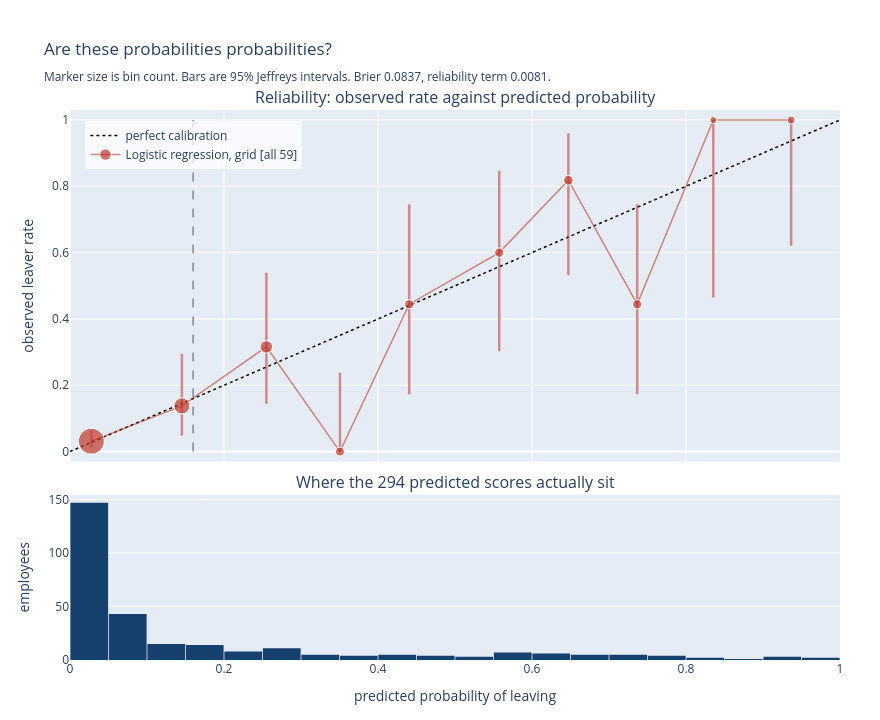

Notebook code cell kept with this figure:
### Markdown cell above
### Why a reliability diagram with the histogram beneath it

A reliability curve without the score distribution under it is close to unreadable,
because it gives equal visual weight to a bin holding 190 employees and a bin holding 3.
Stacking the histogram directly below on a shared x-axis fixes that: the reader sees the
deviation and the sample size backing it in the same eye movement.

The per-bin intervals are drawn as vertical bars. They are Jeffreys intervals, which
behave sensibly when a bin contains zero or all leavers, unlike the normal approximation
which collapses to a point there. Their width is the second lesson of this section.

### Code cell
fig = make_subplots(
    rows=2, cols=1, shared_xaxes=True, row_heights=[0.68, 0.32], vertical_spacing=0.06,
    subplot_titles=('Reliability: observed rate against predicted probability',
                    'Where the 294 predicted scores actually sit')
)
fig.add_trace(go.Scatter(
    x=[0, 1], y=[0, 1], mode='lines', name='perfect calibration',
    line=dict(color='black', width=1.5, dash='dot'), hoverinfo='name'
), row=1, col=1)
for _, r in bin_tab.iterrows():
    fig.add_trace(go.Scatter(
        x=[r['mean predicted']] * 2, y=[r['obs lo'], r['obs hi']], mode='lines',
        line=dict(color='rgba(192,57,43,0.55)', width=2.5), showlegend=False,
        hoverinfo='skip'
    ), row=1, col=1)
fig.add_trace(go.Scatter(
    x=bin_tab['mean predicted'], y=bin_tab['observed'], mode='markers+lines',
    marker=dict(size=np.clip(6 + bin_tab['employees'] * 0.35, 7, 26), color='#c0392b',
                line=dict(color='white', width=1.2)),
    line=dict(color='rgba(192,57,43,0.6)', width=1.5), name=HEADLINE,
    text=['bin %s<br>%d employees, %d leavers<br>mean predicted %.4f<br>observed %.4f'
          '<br>95%% interval [%.4f, %.4f]'
          % (r['bin'], r['employees'], r['leavers'], r['mean predicted'], r['observed'],
             r['obs lo'], r['obs hi']) for _, r in bin_tab.iterrows()],
    hoverinfo='text'), row=1, col=1)
fig.add_trace(go.Histogram(x=p_head, xbins=dict(start=0, end=1, size=0.05),
                           marker=dict(color='#16406e'), name='predicted score',
                           hovertemplate='score %{x}<br>%{y} employees<extra></extra>',
                           showlegend=False), row=2, col=1)
fig.add_trace(go.Scatter(
    x=[PREVALENCE] * 2, y=[0, 1], mode='lines', showlegend=False,
    line=dict(color='#7f8c8d', width=1.5, dash='dash'),
    hovertemplate='prevalence %.4f<extra></extra>' % PREVALENCE
), row=1, col=1)
fig.update_xaxes(range=[0, 1], row=1, col=1)
fig.update_yaxes(title='observed leaver rate', range=[-0.03, 1.03], row=1, col=1)
fig.update_xaxes(title='predicted probability of leaving', range=[0, 1], row=2, col=1)
fig.update_yaxes(title='employees', row=2, col=1)
fig.update_layout(
    height=720, width=880, margin=dict(l=70, r=40, t=110, b=60), bargap=0.02,
    legend=dict(x=0.02, y=0.98, bgcolor='rgba(255,255,255,0.75)'),
    title=('Are these probabilities probabilities?'
           '<br><sub>Marker size is bin count. Bars are 95%% Jeffreys intervals. '
           'Brier %.4f, reliability term %.4f.</sub>' % (bs, rel))
)
py.iplot(fig)

### Figure 1 — Plotly figure (JSON) as saved in the notebook; plotly's stock layout.template omitted (floating-point values rounded to 4 significant figures; data arrays with more than 128 entries replaced by an {"elided": "..."} marker saying what was removed)
{"data": [{"hoverinfo": "name", "line": {"color": "black", "dash": "dot", "width": 1.5}, "mode": "lines", "name": "perfect calibration", "type": "scatter", "x": [0, 1], "xaxis": "x", "y": [0, 1], "yaxis": "y"}, {"hoverinfo": "skip", "line": {"color": "rgba(192,57,43,0.55)", "width": 2.5}, "mode": "lines", "showlegend": false, "type": "scatter", "x": [0.02772, 0.02772], "xaxis": "x", "y": [0.01329, 0.06392], "yaxis": "y"}, {"hoverinfo": "skip", "line": {"color": "rgba(192,57,43,0.55)", "width": 2.5}, "mode": "lines", "showlegend": false, "type": "scatter", "x": [0.1453, 0.1453], "xaxis": "x", "y": [0.0484, 0.2954], "yaxis": "y"}, {"hoverinfo": "skip", "line": {"color": "rgba(192,57,43,0.55)", "width": 2.5}, "mode": "lines", "showlegend": false, "type": "scatter", "x": [0.255, 0.255], "xaxis": "x", "y": [0.144, 0.5391], "yaxis": "y"}, {"hoverinfo": "skip", "line": {"color": "rgba(192,57,43,0.55)", "width": 2.5}, "mode": "lines", "showlegend": false, "type": "scatter", "x": [0.3506, 0.3506], "xaxis": "x", "y": [5.306e-05, 0.2376], "yaxis": "y"}, {"hoverinfo": "skip", "line": {"color": "rgba(192,57,43,0.55)", "width": 2.5}, "mode": "lines", "showlegend": false, "type": "scatter", "x": [0.4405, 0.4405], "xaxis": "x", "y": [0.173, 0.7459], "yaxis": "y"}, {"hoverinfo": "skip", "line": {"color": "rgba(192,57,43,0.55)", "width": 2.5}, "mode": "lines", "showlegend": false, "type": "scatter", "x": [0.5574, 0.5574], "xaxis": "x", "y": [0.3037, 0.8469], "yaxis": "y"}, {"hoverinfo": "skip", "line": {"color": "rgba(192,57,43,0.55)", "width": 2.5}, "mode": "lines", "showlegend": false, "type": "scatter", "x": [0.6472, 0.6472], "xaxis": "x", "y": [0.5328, 0.9602], "yaxis": "y"}, {"hoverinfo": "skip", "line": {"color": "rgba(192,57,43,0.55)", "width": 2.5}, "mode": "lines", "showlegend": false, "type": "scatter", "x": [0.7366, 0.7366], "xaxis": "x", "y": [0.173, 0.7459], "yaxis": "y"}, {"hoverinfo": "skip", "line": {"color": "rgba(192,57,43,0.55)", "width": 2.5}, "mode": "lines", "showlegend": false, "type": "scatter", "x": [0.8355, 0.8355], "xaxis": "x", "y": [0.4644, 0.9998], "yaxis": "y"}, {"hoverinfo": "skip", "line": {"color": "rgba(192,57,43,0.55)", "width": 2.5}, "mode": "lines", "showlegend": false, "type": "scatter", "x": [0.9365, 0.9365], "xaxis": "x", "y": [0.6206, 0.9999], "yaxis": "y"}, {"hoverinfo": "text", "line": {"color": "rgba(192,57,43,0.6)", "width": 1.5}, "marker": {"color": "#c0392b", "line": {"color": "white", "width": 1.2}, "size": [26.0, 16.15, 12.65, 9.15, 9.15, 9.5, 9.85, 9.15, 7.05, 7.75]}, "mode": "markers+lines", "name": "Logistic regression, grid [all 59]", "text": ["bin 0.0 to 0.1<br>190 employees, 6 leavers<br>mean predicted 0.0277<br>observed 0.0316<br>95% interval [0.0133, 0.0639]", "bin 0.1 to 0.2<br>29 employees, 4 leavers<br>mean predicted 0.1453<br>observed 0.1379<br>95% interval [0.0484, 0.2954]", "bin 0.2 to 0.3<br>19 employees, 6 leavers<br>mean predicted 0.2550<br>observed 0.3158<br>95% interval [0.1440, 0.5391]", "bin 0.3 to 0.4<br>9 employees, 0 leavers<br>mean predicted 0.3506<br>observed 0.0000<br>95% interval [0.0001, 0.2376]", "bin 0.4 to 0.5<br>9 employees, 4 leavers<br>mean predicted 0.4405<br>observed 0.4444<br>95% interval [0.1730, 0.7459]", "bin 0.5 to 0.6<br>10 employees, 6 leavers<br>mean predicted 0.5574<br>observed 0.6000<br>95% interval [0.3037, 0.8469]", "bin 0.6 to 0.7<br>11 employees, 9 leavers<br>mean predicted 0.6472<br>observed 0.8182<br>95% interval [0.5328, 0.9602]", "bin 0.7 to 0.8<br>9 employees, 4 leavers<br>mean predicted 0.7366<br>observed 0.4444<br>95% interval [0.1730, 0.7459]", "bin 0.8 to 0.9<br>3 employees, 3 leavers<br>mean predicted 0.8355<br>observed 1.0000<br>95% interval [0.4644, 0.9998]", "bin 0.9 to 1.0<br>5 employees, 5 leavers<br>mean predicted 0.9365<br>observed 1.0000<br>95% interval [0.6206, 0.9999]"], "type": "scatter", "x": [0.02772, 0.1453, 0.255, 0.3506, 0.4405, 0.5574, 0.6472, 0.7366, 0.8355, 0.9365], "xaxis": "x", "y": [0.03158, 0.1379, 0.3158, 0.0, 0.4444, 0.6, 0.8182, 0.4444, 1.0, 1.0], "yaxis": "y"}, {"hovertemplate": "score %{x}<br>%{y} employees<extra></extra>", "marker": {"color": "#16406e"}, "name": "predicted score", "showlegend": false, "type": "histogram", "x": {"elided": "294 float values"}, "xaxis": "x2", "xbins": {"end": 1, "size": 0.05, "start": 0}, "yaxis": "y2"}, {"hovertemplate": "prevalence 0.1599<extra></extra>", "line": {"color": "#7f8c8d", "dash": "dash", "width": 1.5}, "mode": "lines", "showlegend": false, "type": "scatter", "x": [0.1599, 0.1599], "xaxis": "x", "y": [0, 1], "yaxis": "y"}], "layout": {"annotations": [{"font": {"size": 16}, "showarrow": false, "text": "Reliability: observed rate against predicted probability", "x": 0.5, "xanchor": "center", "xref": "paper", "y": 1, "yanchor": "bottom", "yref": "paper"}, {"font": {"size": 16}, "showarrow": false, "text": "Where the 294 predicted scores actually sit", "x": 0.5, "xanchor": "center", "xref": "paper", "y": 0.3008, "yanchor": "bottom", "yref": "paper"}], "bargap": 0.02, "height": 720, "legend": {"bgcolor": "rgba(255,255,255,0.75)", "x": 0.02, "y": 0.98}, "margin": {"b": 60, "l": 70, "r": 40, "t": 110}, "title": {"text": "Are these probabilities probabilities?<br><sub>Marker size is bin count. Bars are 95% Jeffreys intervals. Brier 0.0837, reliability term 0.0081.</sub>"}, "width": 880, "xaxis": {"anchor": "y", "domain": [0, 1], "matches": "x2", "range": [0, 1], "showticklabels": false}, "xaxis2": {"anchor": "y2", "domain": [0, 1], "range": [0, 1], "title": {"text": "predicted probability of leaving"}}, "yaxis": {"anchor": "x", "domain": [0.3608, 1], "range": [-0.03, 1.03], "title": {"text": "observed leaver rate"}}, "yaxis2": {"anchor": "x2", "domain": [0, 0.3008], "title": {"text": "employees"}}}}
